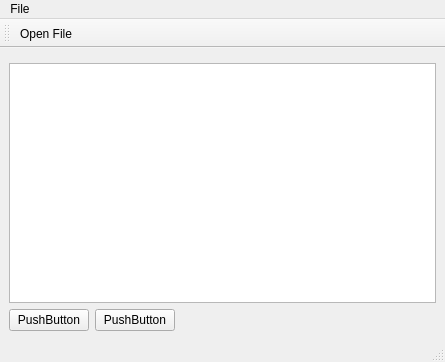
<?xml version="1.0" encoding="UTF-8"?>
<ui version="4.0">
 <class>MainWindow</class>
 <widget class="QMainWindow" name="MainWindow">
  <property name="geometry">
   <rect>
    <x>0</x>
    <y>0</y>
    <width>445</width>
    <height>362</height>
   </rect>
  </property>
  <property name="windowTitle">
   <string>MainWindow</string>
  </property>
  <widget class="QWidget" name="centralwidget">
   <layout class="QVBoxLayout" name="verticalLayout">
    <item>
     <widget class="QWidget" name="widget" native="true"/>
    </item>
    <item>
     <widget class="QTreeView" name="treeView">
      <property name="contextMenuPolicy">
       <enum>Qt::ContextMenuPolicy::ActionsContextMenu</enum>
      </property>
     </widget>
    </item>
    <item>
     <layout class="QHBoxLayout" name="horizontalLayout">
      <item>
       <widget class="QPushButton" name="pushButton">
        <property name="text">
         <string>PushButton</string>
        </property>
       </widget>
      </item>
      <item>
       <widget class="QPushButton" name="pushButton_2">
        <property name="text">
         <string>PushButton</string>
        </property>
       </widget>
      </item>
      <item>
       <spacer name="horizontalSpacer">
        <property name="orientation">
         <enum>Qt::Orientation::Horizontal</enum>
        </property>
        <property name="sizeHint" stdset="0">
         <size>
          <width>785</width>
          <height>20</height>
         </size>
        </property>
       </spacer>
      </item>
     </layout>
    </item>
   </layout>
  </widget>
  <widget class="QMenuBar" name="menubar">
   <property name="geometry">
    <rect>
     <x>0</x>
     <y>0</y>
     <width>445</width>
     <height>17</height>
    </rect>
   </property>
   <widget class="QMenu" name="menuFile">
    <property name="title">
     <string>File</string>
    </property>
    <addaction name="actionOpen_File"/>
   </widget>
   <addaction name="menuFile"/>
  </widget>
  <widget class="QStatusBar" name="statusbar"/>
  <widget class="QToolBar" name="toolBar">
   <property name="windowTitle">
    <string>toolBar</string>
   </property>
   <attribute name="toolBarArea">
    <enum>TopToolBarArea</enum>
   </attribute>
   <attribute name="toolBarBreak">
    <bool>false</bool>
   </attribute>
   <addaction name="actionOpen_File"/>
  </widget>
  <action name="actionOpen_File">
   <property name="icon">
    <iconset resource="icons.qrc">
     <normaloff>:/icons/fileopen.png</normaloff>:/icons/fileopen.png</iconset>
   </property>
   <property name="text">
    <string>Open File</string>
   </property>
   <property name="menuRole">
    <enum>QAction::MenuRole::NoRole</enum>
   </property>
  </action>
  <action name="actionItem_Options">
   <property name="text">
    <string>Item Options</string>
   </property>
   <property name="menuRole">
    <enum>QAction::MenuRole::NoRole</enum>
   </property>
  </action>
 </widget>
 <resources>
  <include location="icons.qrc"/>
 </resources>
 <connections/>
</ui>
